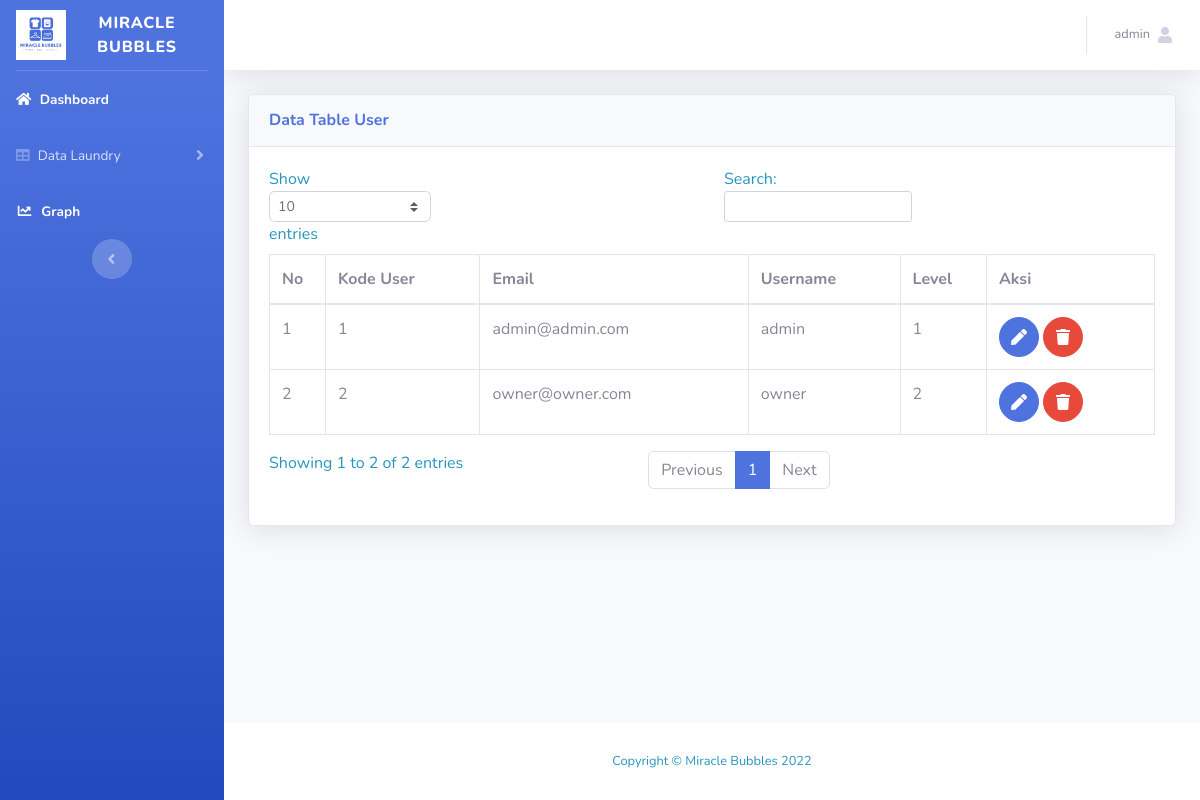
Page /tables.php (signed in) on the committed database.
### tables this page shows
CREATE TABLE `tb_user` (
  `id` int NOT NULL,
  `user_email` varchar(50) NOT NULL,
  `user_password` varchar(50) NOT NULL,
  `user_fullname` varchar(100) NOT NULL,
  `level` tinyint NOT NULL
);

### tables.php (the view, shortened to what this page needs)
<?php
require("koneksi.php");
$sesName = $_SESSION['name'];
$sesLvl = $_SESSION['level'];
?>
<!DOCTYPE html>
<html lang="en">
<head>
    <link href="vendor/fontawesome-free/css/all.min.css" rel="stylesheet" type="text/css">
    <link href="css/sb-admin-2.min.css" rel="stylesheet">
</head>
<body id="page-top">
    <div id="wrapper">
        <ul class="navbar-nav bg-gradient-primary sidebar sidebar-dark accordion" id="accordionSidebar">
            <a class="sidebar-brand d-flex align-items-center justify-content-center" href="index.php">
                <div >
                    <img src="img/logoo.jpg" style="width: 50px">
                </div>
                <div class="sidebar-brand-text mx-3"> MIRACLE BUBBLES </div>
            </a>
            <hr class="sidebar-divider my-0">
            <li class="nav-item active">
                <a class="nav-link" href="index.php">
                <i class="fa fa-home" aria-hidden="true"></i>
                    <span>Dashboard</span></a>
            </li>
            <li class="nav-item">
                <a class="nav-link collapsed" href="#" data-toggle="collapse" data-target="#collapseTwo"
                    aria-expanded="true" aria-controls="collapseTwo">
                    <i class="fa fa-table" aria-hidden="true"></i>
                    <span>Data Laundry</span>
                </a>
            <li class="nav-item active">
                <a class="nav-link" href="bar.php">
                <i class="fas fa-fw fa-chart-line"></i>
                    <span>Graph</span></a>
            </li>
            <div class="text-center d-none d-md-inline">
                <button class="rounded-circle border-0" id="sidebarToggle"></button>
            </div>
        </ul>
        <div id="content-wrapper" class="d-flex flex-column">
            <div id="content">
                <nav class="navbar navbar-expand navbar-light bg-white topbar mb-4 static-top shadow">
                    <ul class="navbar-nav ml-auto">
                        <li class="nav-item dropdown no-arrow">
                            <a class="nav-link dropdown-toggle" href="#" id="userDropdown" role="button"
                                data-toggle="dropdown" aria-haspopup="true" aria-expanded="false">
                                <span class="mr-2 d-none d-lg-inline text-gray-600 small"><?php echo $sesName; ?></span>
                                <i class="fa fa-user" aria-hidden="true"></i>
                            </a>
                        </li>
                    </ul>
                </nav>
                <div class="container-fluid">
                    <div class="card shadow mb-4">
                        <div class="card-header py-3">
                            <h6 class="m-0 font-weight-bold text-primary">Data Table User</h6>
                        </div>
                        <div class="card-body">
                            <div class="table-responsive">
                                <table class="table table-bordered" id="dataTable" width="100%" cellspacing="0">
                                    <thead>
                                        <tr>
                                            <th>No</th>
                                            <th>Kode User</th>
                                            <th>Email</th>
                                            <th>Username</th>
                                            <th>Level</th>
                                            <th>Aksi</th>
                                        </tr>
                                    </thead>
                                    <tbody>
                                        <?php
                                            $query = "SELECT * FROM tb_user";
                                            $result = mysqli_query($koneksi, $query);
                                            $no = 1;
                                            if ($sesLvl == 1) {
                                                $dis = "";
                                            }else{
                                                $dis = "disabled";
                                            }
                                            while ($row = mysqli_fetch_array($result)){
                                                $userId = $row['id'];
                                                $userMail = $row['user_email'];
                                                $userName = $row['user_fullname'];
                                                $userLevel = $row['level'];
                                        ?>
                                        <tr>
                                            <td><?php echo $no; ?></td>
                                            <td><?php echo $userId; ?></td>
                                            <td><?php echo $userMail; ?></td>
                                            <td><?php echo $userName; ?></td>
                                            <td><?php echo $userLevel; ?></td>
                                            <td>
                                            <a href="edit.php?id= <?php echo $row['id']; ?>" class="btn btn-primary btn-circle <?php echo $dis; ?>"><i class="fas fa-pen"></i></a>
                                            <a href="#" class="btn btn-danger btn-circle <?php echo $dis;?>"
                                            onClick="confirmModal('hapus.php?&id=<?php echo $row['id']; ?>');">
                                                <i class="fas fa-trash"></i>
                                            </a>
                                            </td>
                                        </tr>
                                        <?php
                                            $no++;
                                            }
                                        ?>
                                    </tbody>
                                </table>
                            </div>
                        </div>
                    </div>
                </div>
            </div>
            <footer class="sticky-footer bg-white">
                <div class="container my-auto">
                    <div class="copyright text-center my-auto">
                        <span>Copyright &copy; Miracle Bubbles 2022</span>
                    </div>
                </div>
            </footer>
        </div>
    </div>
</body>
</html>

### rows in the picture
tb_user: id "1", user_email "admin@admin.com", user_fullname "admin", level "1"
tb_user: id "2", user_email "owner@owner.com", user_fullname "owner", level "2"

### other values in the picture
$sesName "admin"
